Frame 1 (no input): blank canvas, image omitted
Frame 60 (the mouse pressed at the canvas centre just before this capture): blank canvas, image omitted
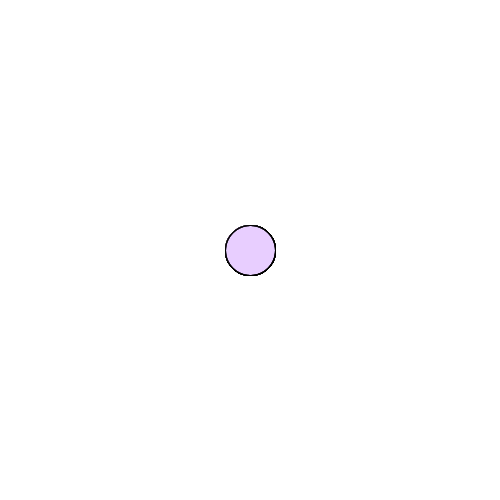
Frame 120 (the mouse held since frame 60 and released just before this capture)

The Processing sketch whose frames 1 and 60 were blank and that drew this single picture after the mouse press (run headless with seeded random() and noise(); from frame 60 on, the mouse is pressed at the canvas centre):

// Processing sketch: processing_127497
// ── processing_127497.pde

void setup() {
  size(500, 500);
  background(255);
  smooth();
}

void draw() {
  /*with if, we test if a certain condition is met
  if the condition is true, the following code will run
  if(condition){
    code that should run if condition is true
  }
  usual comparison operators in conditions
  == equal, != not equal, > larger than, < lower than
    */
  if (mouseX!=0) {
    fill(#E5CCFF, 50);//same as: fill(0,255,0,50)
    ellipse(mouseX, mouseY, 50, 50);
    println(mouseX+","+mouseY);
  }
}
